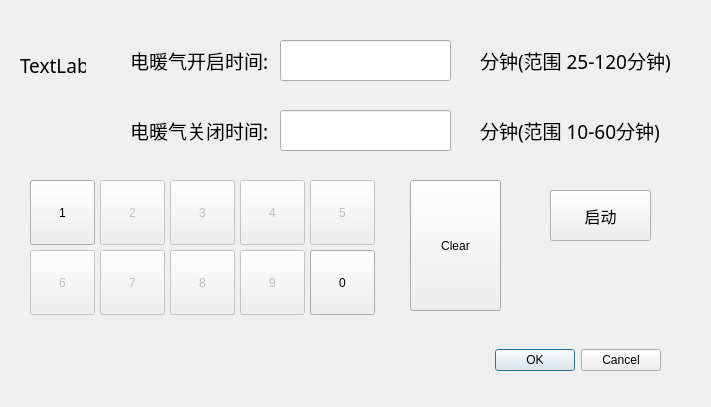
<?xml version="1.0" encoding="UTF-8"?>
<ui version="4.0">
 <class>C_Page_Hvac_Heater</class>
 <widget class="QDialog" name="C_Page_Hvac_Heater">
  <property name="geometry">
   <rect>
    <x>0</x>
    <y>0</y>
    <width>711</width>
    <height>407</height>
   </rect>
  </property>
  <property name="windowTitle">
   <string>Dialog</string>
  </property>
  <widget class="QDialogButtonBox" name="buttonBox">
   <property name="geometry">
    <rect>
     <x>410</x>
     <y>330</y>
     <width>251</width>
     <height>61</height>
    </rect>
   </property>
   <property name="orientation">
    <enum>Qt::Horizontal</enum>
   </property>
   <property name="standardButtons">
    <set>QDialogButtonBox::Cancel|QDialogButtonBox::Ok</set>
   </property>
  </widget>
  <widget class="QPushButton" name="pushButton_num2">
   <property name="enabled">
    <bool>false</bool>
   </property>
   <property name="geometry">
    <rect>
     <x>100</x>
     <y>180</y>
     <width>65</width>
     <height>65</height>
    </rect>
   </property>
   <property name="text">
    <string>2</string>
   </property>
  </widget>
  <widget class="QPushButton" name="pushButton_num7">
   <property name="enabled">
    <bool>false</bool>
   </property>
   <property name="geometry">
    <rect>
     <x>100</x>
     <y>250</y>
     <width>65</width>
     <height>65</height>
    </rect>
   </property>
   <property name="text">
    <string>7</string>
   </property>
  </widget>
  <widget class="QPushButton" name="pushButton_num5">
   <property name="enabled">
    <bool>false</bool>
   </property>
   <property name="geometry">
    <rect>
     <x>310</x>
     <y>180</y>
     <width>65</width>
     <height>65</height>
    </rect>
   </property>
   <property name="text">
    <string>5</string>
   </property>
  </widget>
  <widget class="QPushButton" name="pushButton_num9">
   <property name="enabled">
    <bool>false</bool>
   </property>
   <property name="geometry">
    <rect>
     <x>240</x>
     <y>250</y>
     <width>65</width>
     <height>65</height>
    </rect>
   </property>
   <property name="text">
    <string>9</string>
   </property>
  </widget>
  <widget class="QPushButton" name="pushButton_num3">
   <property name="enabled">
    <bool>false</bool>
   </property>
   <property name="geometry">
    <rect>
     <x>170</x>
     <y>180</y>
     <width>65</width>
     <height>65</height>
    </rect>
   </property>
   <property name="text">
    <string>3</string>
   </property>
  </widget>
  <widget class="QPushButton" name="pushButton_num1">
   <property name="geometry">
    <rect>
     <x>30</x>
     <y>180</y>
     <width>65</width>
     <height>65</height>
    </rect>
   </property>
   <property name="text">
    <string>1</string>
   </property>
  </widget>
  <widget class="QPushButton" name="pushButton_num4">
   <property name="enabled">
    <bool>false</bool>
   </property>
   <property name="geometry">
    <rect>
     <x>240</x>
     <y>180</y>
     <width>65</width>
     <height>65</height>
    </rect>
   </property>
   <property name="text">
    <string>4</string>
   </property>
  </widget>
  <widget class="QLabel" name="label">
   <property name="geometry">
    <rect>
     <x>130</x>
     <y>40</y>
     <width>151</width>
     <height>41</height>
    </rect>
   </property>
   <property name="font">
    <font>
     <family>黑体</family>
     <pointsize>14</pointsize>
    </font>
   </property>
   <property name="text">
    <string>电暖气开启时间:</string>
   </property>
  </widget>
  <widget class="QPushButton" name="pushButton_num8">
   <property name="enabled">
    <bool>false</bool>
   </property>
   <property name="geometry">
    <rect>
     <x>170</x>
     <y>250</y>
     <width>65</width>
     <height>65</height>
    </rect>
   </property>
   <property name="text">
    <string>8</string>
   </property>
  </widget>
  <widget class="QPushButton" name="pushButton_clear">
   <property name="geometry">
    <rect>
     <x>410</x>
     <y>180</y>
     <width>91</width>
     <height>131</height>
    </rect>
   </property>
   <property name="text">
    <string>Clear</string>
   </property>
  </widget>
  <widget class="QPushButton" name="pushButton_num6">
   <property name="enabled">
    <bool>false</bool>
   </property>
   <property name="geometry">
    <rect>
     <x>30</x>
     <y>250</y>
     <width>65</width>
     <height>65</height>
    </rect>
   </property>
   <property name="text">
    <string>6</string>
   </property>
  </widget>
  <widget class="QLineEdit" name="lineEdit_var">
   <property name="geometry">
    <rect>
     <x>280</x>
     <y>40</y>
     <width>171</width>
     <height>41</height>
    </rect>
   </property>
   <property name="text">
    <string/>
   </property>
   <property name="maxLength">
    <number>32</number>
   </property>
   <property name="readOnly">
    <bool>true</bool>
   </property>
  </widget>
  <widget class="QPushButton" name="pushButton_num0">
   <property name="geometry">
    <rect>
     <x>310</x>
     <y>250</y>
     <width>65</width>
     <height>65</height>
    </rect>
   </property>
   <property name="text">
    <string>0</string>
   </property>
  </widget>
  <widget class="QLabel" name="label_2">
   <property name="geometry">
    <rect>
     <x>130</x>
     <y>110</y>
     <width>151</width>
     <height>41</height>
    </rect>
   </property>
   <property name="font">
    <font>
     <family>黑体</family>
     <pointsize>14</pointsize>
    </font>
   </property>
   <property name="text">
    <string>电暖气关闭时间:</string>
   </property>
  </widget>
  <widget class="QLineEdit" name="lineEdit_var_2">
   <property name="geometry">
    <rect>
     <x>280</x>
     <y>110</y>
     <width>171</width>
     <height>41</height>
    </rect>
   </property>
   <property name="text">
    <string/>
   </property>
   <property name="maxLength">
    <number>32</number>
   </property>
   <property name="readOnly">
    <bool>true</bool>
   </property>
  </widget>
  <widget class="QLabel" name="label_3">
   <property name="geometry">
    <rect>
     <x>480</x>
     <y>40</y>
     <width>211</width>
     <height>41</height>
    </rect>
   </property>
   <property name="font">
    <font>
     <family>黑体</family>
     <pointsize>14</pointsize>
    </font>
   </property>
   <property name="text">
    <string>分钟(范围 25-120分钟)</string>
   </property>
  </widget>
  <widget class="QLabel" name="label_4">
   <property name="geometry">
    <rect>
     <x>480</x>
     <y>110</y>
     <width>211</width>
     <height>41</height>
    </rect>
   </property>
   <property name="font">
    <font>
     <family>黑体</family>
     <pointsize>14</pointsize>
    </font>
   </property>
   <property name="text">
    <string>分钟(范围 10-60分钟)</string>
   </property>
  </widget>
  <widget class="QLabel" name="label_5">
   <property name="geometry">
    <rect>
     <x>20</x>
     <y>40</y>
     <width>66</width>
     <height>51</height>
    </rect>
   </property>
   <property name="font">
    <font>
     <family>黑体</family>
     <pointsize>14</pointsize>
    </font>
   </property>
   <property name="text">
    <string>TextLabel</string>
   </property>
  </widget>
  <widget class="QPushButton" name="pushButton">
   <property name="geometry">
    <rect>
     <x>550</x>
     <y>190</y>
     <width>101</width>
     <height>51</height>
    </rect>
   </property>
   <property name="font">
    <font>
     <family>黑体</family>
     <pointsize>12</pointsize>
    </font>
   </property>
   <property name="text">
    <string>启动</string>
   </property>
  </widget>
 </widget>
 <resources/>
 <connections>
  <connection>
   <sender>buttonBox</sender>
   <signal>accepted()</signal>
   <receiver>C_Page_Hvac_Heater</receiver>
   <slot>accept()</slot>
   <hints>
    <hint type="sourcelabel">
     <x>248</x>
     <y>254</y>
    </hint>
    <hint type="destinationlabel">
     <x>157</x>
     <y>274</y>
    </hint>
   </hints>
  </connection>
  <connection>
   <sender>buttonBox</sender>
   <signal>rejected()</signal>
   <receiver>C_Page_Hvac_Heater</receiver>
   <slot>reject()</slot>
   <hints>
    <hint type="sourcelabel">
     <x>316</x>
     <y>260</y>
    </hint>
    <hint type="destinationlabel">
     <x>286</x>
     <y>274</y>
    </hint>
   </hints>
  </connection>
 </connections>
</ui>
